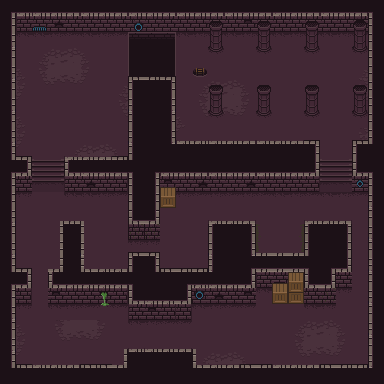

A 2D game scene composited from a Tiled map and its tileset images. What follows is a short description and the map's XML, with each tile layer's data collapsed to a summary:
An orthogonal 24x24 tile map with 16x16 px tiles, 6 tile layers (Background, Ground, GroundDetails, Walls, ...), 2 tilesets.

<map version="1.8" tiledversion="1.8.4" orientation="orthogonal" renderorder="right-down" width="24" height="24" tilewidth="16" tileheight="16" infinite="0" nextlayerid="8" nextobjectid="1">
 <tileset firstgid="1" source="0x72_16x16DungeonTileset.v4.tsx" />
 <tileset firstgid="257" source="0x72_16x16DungeonTileset_walls.v2.tsx" />
 <layer id="1" name="Background" width="24" height="24">
  <data>[576 cells, 576 non-empty, 1 distinct tile ids]</data>
 </layer>
 <layer id="3" name="Ground" width="24" height="24">
  <data>[576 cells, 325 non-empty, 34 distinct tile ids]</data>
 </layer>
 <layer id="6" name="GroundDetails" width="24" height="24">
  <data>[576 cells, 0 non-empty, 0 distinct tile ids]</data>
 </layer>
 <layer id="4" name="Walls" width="24" height="24">
  <data>[576 cells, 267 non-empty, 27 distinct tile ids]</data>
 </layer>
 <layer id="7" name="WallsDetails" width="24" height="24">
  <data>[576 cells, 0 non-empty, 0 distinct tile ids]</data>
 </layer>
 <layer id="5" name="Decor" width="24" height="24">
  <data>[576 cells, 30 non-empty, 7 distinct tile ids]</data>
 </layer>
</map>
